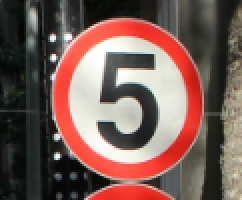
#> input picture traffic_Data/DATA/0/000_0004.png, 121 x 100 px (shown 2 times larger); its folder holds only this picture in this run
$ python preprocessing.py
#> lines starting #> are read from the running program, lines starting #| are printed output that depends on the picture
#> in load_image, img is the input picture: PIL image 121x100 RGB; mean R, G, B 120.3, 92.8, 85.8
"""
preprocessing.py — Reproducible image preprocessing pipeline.

Pipeline (matches the research paper's methodology):
  1. Resize to 32×32
  2. Convert RGB → grayscale
  3. Apply histogram equalization (CLAHE)
  4. Normalize to [-1, 1]

Augmentation (training only): rotation, width/height shift, zoom.

The same `preprocess_single()` function is used during training AND
single-image inference so preprocessing is always identical.
"""
from __future__ import annotations

import sys
from pathlib import Path
from typing import Tuple

import cv2
import numpy as np
from PIL import Image

PROJECT_ROOT = Path(__file__).resolve().parent.parent
sys.path.insert(0, str(PROJECT_ROOT))
import config  # noqa: E402


# ── Core preprocessing for a single image ────────────────────────────────
def preprocess_single(image: np.ndarray) -> np.ndarray:
    """
    Apply the full preprocessing pipeline to one image array (uint8, H×W×C or H×W).

    Returns float32 array of shape (32, 32, 1) normalised to [-1, 1].
    """
    # 1. Resize
    if image.shape[:2] != (config.IMG_SIZE, config.IMG_SIZE):
        image = cv2.resize(image, (config.IMG_SIZE, config.IMG_SIZE),
                           interpolation=cv2.INTER_AREA)
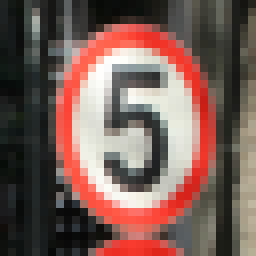
#> image: shape (32, 32, 3) (shown 8 times larger); mean of channels 0, 1, 2 120.3, 92.8, 85.8; drawn as R, G, B

    # 2. Grayscale
    if config.GRAYSCALE and image.ndim == 3 and image.shape[2] >= 3:
        image = cv2.cvtColor(image, cv2.COLOR_RGB2GRAY)
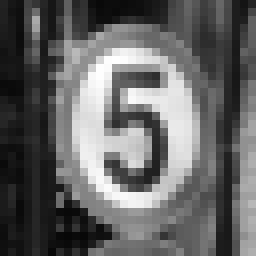
#> image: shape (32, 32) (shown 8 times larger); min 7, max 255, mean 100.2

    # 3. Histogram equalization (CLAHE — adaptive, robust to lighting)
    if config.EQUALIZE_HIST:
        clahe = cv2.createCLAHE(clipLimit=2.0, tileGridSize=(4, 4))
        image = clahe.apply(image)
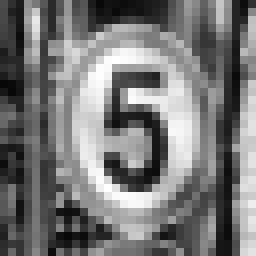
#> image: shape (32, 32) (shown 8 times larger); min 7, max 255, mean 119.2

    # 4. Normalize  [0,255] → [-1, 1]
    image = image.astype(np.float32)
    image = (image / 255.0) * (config.NORM_HIGH - config.NORM_LOW) + config.NORM_LOW

    # Add channel dimension: (32, 32, 1)
    if image.ndim == 2:
        image = np.expand_dims(image, axis=-1)

    return image


def load_image(path: str) -> np.ndarray:
    """Load an image file as RGB uint8 numpy array."""
    img = Image.open(path)
    if img.mode != "RGB":
        img = img.convert("RGB")
    return np.array(img)


def preprocess_file(path: str) -> np.ndarray:
    """Load + preprocess in one step.  Returns (32, 32, 1) float32."""
    img = load_image(path)
    return preprocess_single(img)


# ── Batch loader ──────────────────────────────────────────────────────────
# [82 lines left out: functions load_batch, load_all, get_augmentation_config, not called in this run]


if __name__ == "__main__":
    # Quick self-test
    import glob
    sample = glob.glob(str(PROJECT_ROOT / config.TRAIN_DIR / "0" / "*.png"))[:3]
    for p in sample:
        out = preprocess_file(p)
        print(f"{Path(p).name}: shape={out.shape}, "
              f"min={out.min():.3f}, max={out.max():.3f}, dtype={out.dtype}")
#| 000_0004.png: shape=(32, 32, 1), min=-0.945, max=1.000, dtype=float32

$ run again, on traffic_Data/DATA/0/000_0023.png
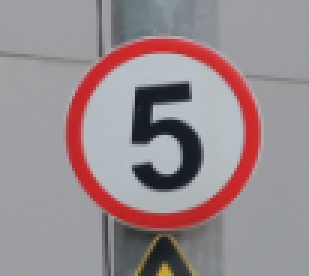
#> input picture traffic_Data/DATA/0/000_0023.png, 103 x 92 px (shown 3 times larger)
#> in load_image, img is the input picture: PIL image 103x92 RGB; mean R, G, B 152.5, 139.4, 142.9
#> in preprocess_single, `image = cv2.cvtColor(image, cv2.COLOR_RGB2GRAY)`:
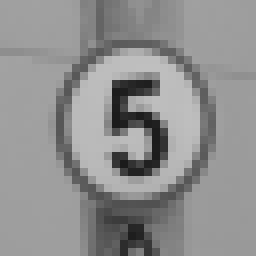
#> image: shape (32, 32) (shown 8 times larger); min 27, max 191, mean 143.7
#> in preprocess_single, `image = (image / 255.0) * (config.NORM_HIGH - config.NORM_LOW) + confi..`:
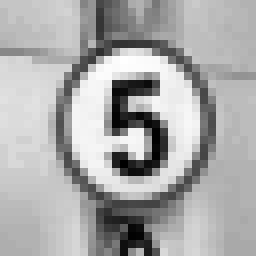
#> image: shape (32, 32) float32 (shown 8 times larger); min -0.89, max 0.82, mean 0.254; drawn with min black and max white
#| 000_0023.png: shape=(32, 32, 1), min=-0.890, max=0.820, dtype=float32

$ run again, on traffic_Data/DATA/0/000_0030.png
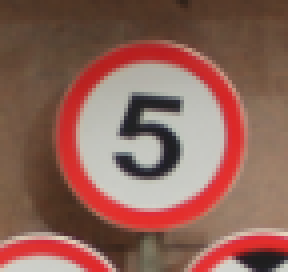
#> input picture traffic_Data/DATA/0/000_0030.png, 72 x 68 px (shown 4 times larger)
#> in load_image, img is the input picture: PIL image 72x68 RGB; mean R, G, B 142, 99.1, 88.1
#> in preprocess_single, `image = cv2.cvtColor(image, cv2.COLOR_RGB2GRAY)`:
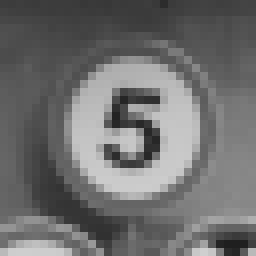
#> image: shape (32, 32) (shown 8 times larger); min 31, max 207, mean 110.7
#> in preprocess_single, `image = clahe.apply(image)`:
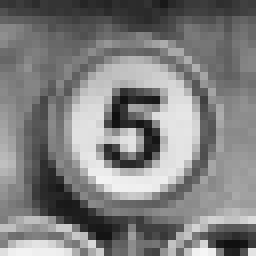
#> image: shape (32, 32) (shown 8 times larger); min 15, max 246, mean 127.3
#| 000_0030.png: shape=(32, 32, 1), min=-0.882, max=0.929, dtype=float32

$ run again, on traffic_Data/DATA/0/000_0031.png
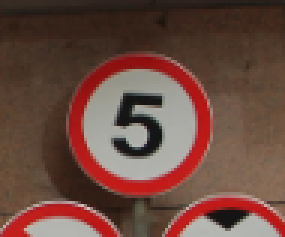
#> input picture traffic_Data/DATA/0/000_0031.png, 95 x 79 px (shown 3 times larger)
#> in load_image, img is the input picture: PIL image 95x79 RGB; mean R, G, B 107.4, 73.7, 63.6
#> in preprocess_single, `image = cv2.cvtColor(image, cv2.COLOR_RGB2GRAY)`:
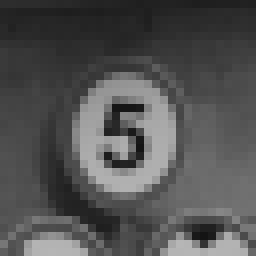
#> image: shape (32, 32) (shown 8 times larger); min 20, max 182, mean 82.6
#> in preprocess_single, `image = clahe.apply(image)`:
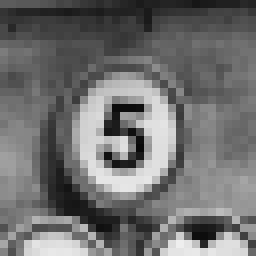
#> image: shape (32, 32) (shown 8 times larger); min 9, max 238, mean 111.6
#| 000_0031.png: shape=(32, 32, 1), min=-0.929, max=0.867, dtype=float32
